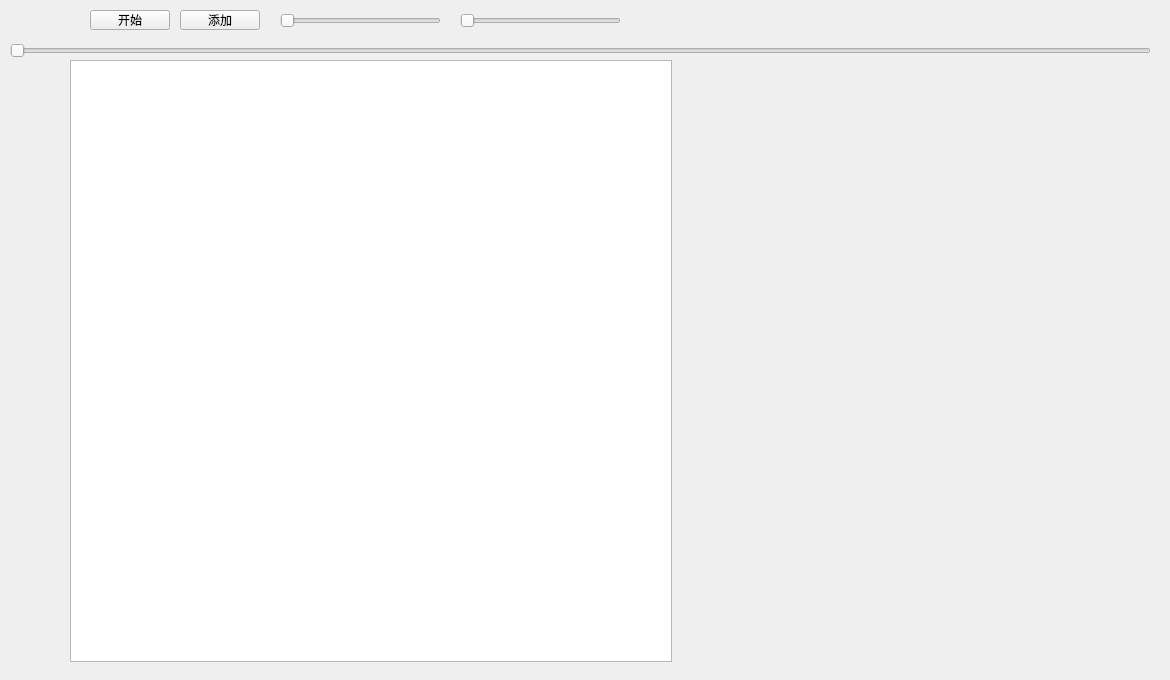
<?xml version="1.0" encoding="UTF-8"?>
<ui version="4.0">
 <class>MainWindow</class>
 <widget class="QMainWindow" name="MainWindow">
  <property name="geometry">
   <rect>
    <x>0</x>
    <y>0</y>
    <width>1170</width>
    <height>680</height>
   </rect>
  </property>
  <property name="windowTitle">
   <string>MainWindow</string>
  </property>
  <widget class="QWidget" name="centralWidget">
   <widget class="QGraphicsView" name="graphicsView">
    <property name="geometry">
     <rect>
      <x>70</x>
      <y>60</y>
      <width>602</width>
      <height>602</height>
     </rect>
    </property>
   </widget>
   <widget class="QPushButton" name="pushButton">
    <property name="geometry">
     <rect>
      <x>90</x>
      <y>10</y>
      <width>80</width>
      <height>20</height>
     </rect>
    </property>
    <property name="text">
     <string>开始</string>
    </property>
   </widget>
   <widget class="QPushButton" name="pushButton_2">
    <property name="geometry">
     <rect>
      <x>180</x>
      <y>10</y>
      <width>80</width>
      <height>20</height>
     </rect>
    </property>
    <property name="text">
     <string>添加</string>
    </property>
   </widget>
   <widget class="QSlider" name="speedSlider">
    <property name="geometry">
     <rect>
      <x>10</x>
      <y>40</y>
      <width>1141</width>
      <height>21</height>
     </rect>
    </property>
    <property name="minimum">
     <number>1</number>
    </property>
    <property name="maximum">
     <number>10000</number>
    </property>
    <property name="orientation">
     <enum>Qt::Horizontal</enum>
    </property>
   </widget>
   <widget class="QSlider" name="keepSlider">
    <property name="geometry">
     <rect>
      <x>280</x>
      <y>10</y>
      <width>161</width>
      <height>21</height>
     </rect>
    </property>
    <property name="orientation">
     <enum>Qt::Horizontal</enum>
    </property>
   </widget>
   <widget class="QSlider" name="divSlider">
    <property name="geometry">
     <rect>
      <x>460</x>
      <y>10</y>
      <width>161</width>
      <height>21</height>
     </rect>
    </property>
    <property name="orientation">
     <enum>Qt::Horizontal</enum>
    </property>
   </widget>
  </widget>
 </widget>
 <layoutdefault spacing="6" margin="11"/>
 <resources/>
 <connections/>
</ui>
